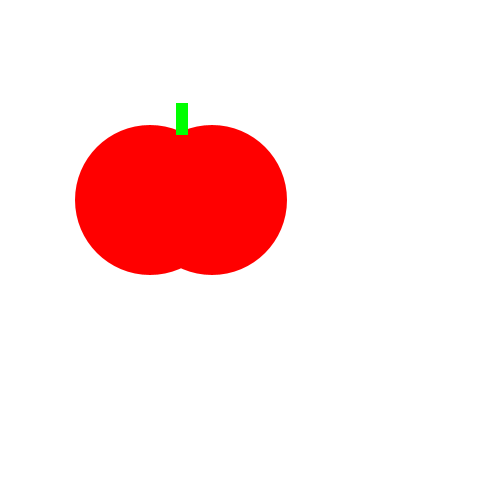
Frame 1 (no input)
Frame 60 (the mouse pressed at the canvas centre just before this capture): identical to frame 1, image omitted
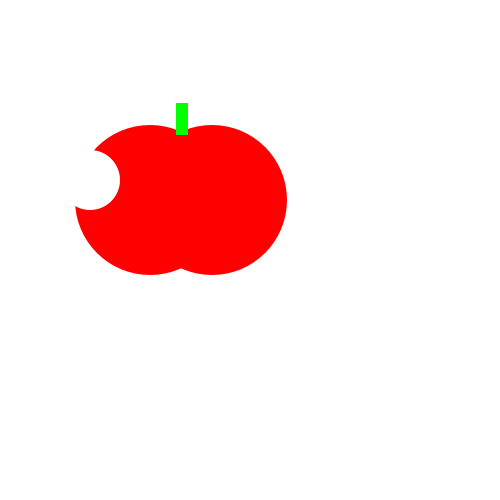
Frame 120 (the mouse held since frame 60 and released just before this capture)

The Processing sketch that drew these frames (run headless with seeded random() and noise(); from frame 60 on, the mouse is pressed at the canvas centre):

// Processing sketch: apple_bite
// ── apple_bite.pde
void setup() {
    size(500, 500);
}
void draw() {
    background(255,255 ,255 );
    noStroke();
 fill(255,0,0);
    ellipse(150, 200, 150, 150);
    ellipse(212, 200, 150, 150);
    fill(0,255,0);
    rect(176, 103, 12, 32);
   if (mousePressed){
 fill(255,255,255);
     ellipse(90,180,60,60);
  }
}
